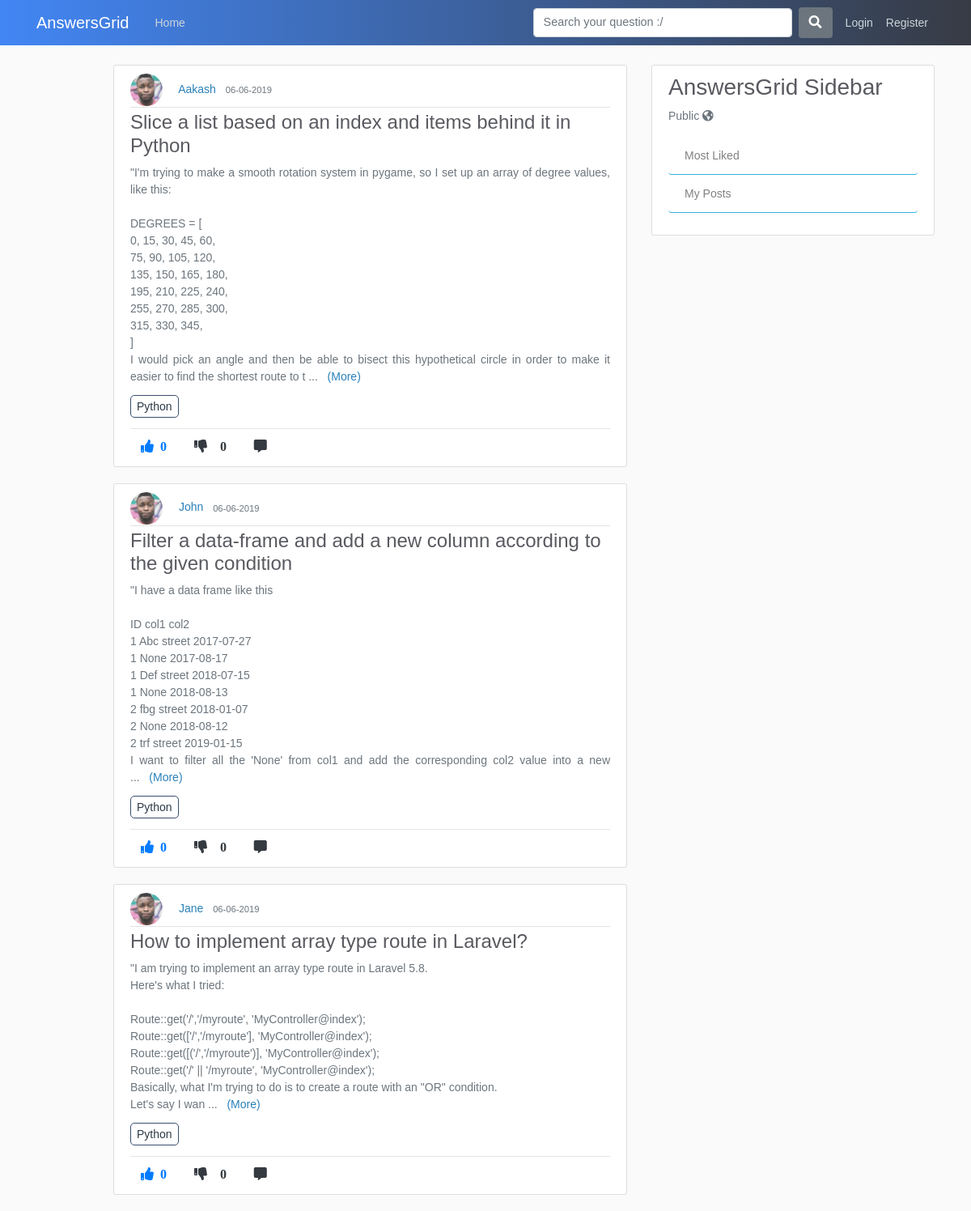
Page /tags/Python on the committed database.
### application/models.py (models this page shows, shortened)
class tagposts(db.Model):
    id = db.Column(db.Integer, primary_key=True, nullable=False)
    post_id = db.Column(db.Integer, db.ForeignKey('post.id'), nullable=False)
    tag_id = db.Column(db.Integer, db.ForeignKey('tags.tag_id'), nullable=False)

class User(db.Model, UserMixin):
    id = db.Column(db.Integer, primary_key=True)
    username = db.Column(db.String(20), unique=True, nullable=False)
    email = db.Column(db.String(120), unique=True, nullable=False)
    image_file = db.Column(db.String(20), nullable=False, default='default.jpg')
    password = db.Column(db.String(60), nullable=False)
    posts = db.relationship('Post', backref='author', lazy=True)
    answers = db.relationship('Answer', backref="author", lazy=True)
    comments = db.relationship('Comment', backref='author', lazy=True)
    answercomments = db.relationship('AnswerComment', backref='author', lazy=True)
    favourites = db.relationship('Favourite', backref='author', lazy=True)

class Post(db.Model):
    id = db.Column(db.Integer, primary_key=True)
    title = db.Column(db.String(100), nullable=False)
    content = db.Column(db.Text, nullable=False)
    date_posted = db.Column(db.DateTime, nullable=False, default=datetime.utcnow)
    like_count = db.Column(db.Integer, nullable=False, default=0)
    dislike_count = db.Column(db.Integer, nullable=False, default=0)
    user_id = db.Column(db.Integer, db.ForeignKey('user.id'), nullable=False)
    comments = db.relationship('Comment', backref='commentOnPost', lazy=True)
    answers = db.relationship('Answer', backref='answerOnPost', lazy=True)
    favourites = db.relationship('Favourite', backref='favour_post', lazy=True)

class Tags(db.Model):
    tag_id = db.Column(db.Integer, primary_key=True, nullable=False)
    tag_title = db.Column(db.String,nullable=False)

### application/routes.py (the view)
@app.route('/tags/<tag_title>')
def tags(tag_title):
    page = request.args.get('page',1,type=int)
    posts = Post.query.order_by(Post.date_posted.desc()).paginate(page=page, per_page=5)
    tag_title = tag_title
    joinedTables = db.session.query(tagposts.post_id,tagposts.tag_id,Tags.tag_title,Post.title,Post.user_id,Post.like_count,Post.content,Post.id,Post.author,Post.date_posted,User.username,User.image_file).join(Tags).join(Post).join(User).all()
    for item in joinedTables:
        if tag_title in item.tag_title:
            print(tag_title, item.post_id, item.title, item.user_id,  item.username, item.image_file)
            return render_template("tags.html", posts=posts, joinedTables=joinedTables, tag_title=tag_title)

### application/templates/tags.html (shortened to what this page needs)
{% extends "layout.html" %}
{% block content %}
      {% for item in joinedTables %}
      {% if tag_title == item.tag_title %}
        <article class="media content-section">
          <div class="media-body">
            <img class="rounded-circle article-img" src="{{ url_for('static', filename='profile_pics/' + item.image_file) }}">
            <a class="mr-2" href="{{ url_for('user_posts', username=item.username) }}">{{ item.username }}</a>
            <small class="text-muted">{{ item.date_posted.strftime('%d-%m-%Y') }}</small>
            <div class="article-metadata">
            </div>
            <h4><a class="article-title" href="{{ url_for('comment_post', post_id=item.id) }}">{{ item.title }}</a></h4>
            <p class="article-content more text-justify text-muted">{{ item.content }}</p>
            <p><a class="article-content tag-style" href="#">{{ item.tag_title }}</a></p><hr>
            <div class="footRow">
                {%  if current_user.is_authenticated %}
                  <a><i class="fas fa-thumbs-up mr-1 btn upvote" id="/vote/{{item.id}}/{{current_user.id}}" onclick="contentDisp(this);">  {{ item.like_count }} </i></a>
                  <a><i class="fas fa-thumbs-down mr-1 btn upvote" id="/downvote/{{item.id}}/{{current_user.id}}" onclick="contentDisp(this);" >  {{ item.dislike_count }} </i></a>
                  <a href="{{url_for('comment_post', post_id=item.id)}}"><i class="fas fa-comment-alt mr-1 btn text-dark"></i></a>
                  <a href="{{url_for('favourite_post', post_id=item.id)}}"><i class="fas fa-heart mr-1 btn"></i></a>
                  <a href="https://twitter.com/share?ref_src=twsrc%5Etfw" class="twitter-share-button" data-show-count="false"></a>
                  {% else %}
                  <a href="{{url_for('login')}}"><i class="fas fa-thumbs-up mr-1 btn text-primary upvote"><span class="ml-2 likes-count">{{ item.like_count }}</span></i></a>
                  <a href="{{url_for('login')}}"><i class="fas fa-thumbs-down mr-1 btn text-dark"><span id="demo" class="ml-3">{{ item.like_count }}</i></a>
                  <a href="{{url_for('comment_post', post_id=item.id)}}"><i class="fas fa-comment-alt mr-1 btn text-dark"></i></a>
                {% endif %}
            </div>
          </div>
        </article>
      {% endif %}
      {% endfor %}
{% endblock content %}

### application/static/main.css (style rules this page uses)
body { background: #fafafa; color: #333333; margin-top: 5rem; }
h1, h2, h3, h4, h5, h6 { color: #444444; }
.content-section { background: #ffffff; padding: 10px 20px; border: 1px solid #dddddd; border-radius: 3px; margin-bottom: 20px; }
.article-title { color: #444444; }
.article-content { white-space: pre-line; }
.article-img { height: 40px; width: 40px; margin-right: 16px; }
.article-metadata { padding-bottom: 1px; margin-bottom: 4px; border-bottom: 1px solid #e3e3e3 }

### application/templates/layout.html (style rules this page uses)
body { color: #2e2626; margin-top: 5rem; font-size: 14px; font-weight: unset; line-height: 1.5; font-family: Arial; }
img { display: inline; }
.footRow { margin-top: -10px; }
.tag-style { margin-right: 3px; border: 1px solid #3a4e70; padding: 5px 7px; border-radius: 5px; color: #2C3A47 }
a { color: #2980b9; }
.fa-thumbs-up { color: #4286f4; }
.fa-thumbs-down { color: #f1545b }
h4,h3 { color: #595a60; }
.article-title { color: #595a60; }

### rows in the picture
tagposts: image_file (placeholder picture), username "Aakash", date_posted "06-06-2019", title "Slice a list based on an index and items behind it in Python", content "\"I'm trying to make a smooth rotation system in pygame, so I set up an array of degree values, like this: DEGREES = [ 0, 15, 30, 45, 60, 75, 90, 105, 120, 135, 150, 165, 180, 195, 210, 225, 240, 255, 270, 285, 300, 315, 330, 345, ] I would pick an angle and then be able to bisect this hypothetical circle in order to make it easier to find the shortest route to t", tag_title "Python", like_count "0"
tagposts: image_file (placeholder picture), username "John", date_posted "06-06-2019", title "Filter a data-frame and add a new column according to the given condition", content "\"I have a data frame like this ID col1 col2 1 Abc street 2017-07-27 1 None 2017-08-17 1 Def street 2018-07-15 1 None 2018-08-13 2 fbg street 2018-01-07 2 None 2018-08-12 2 trf street 2019-01-15 I want to filter all the 'None' from col1 and add the corresponding col2 value into a new", tag_title "Python", like_count "0"
tagposts: image_file (placeholder picture), username "Jane", date_posted "06-06-2019", title "How to implement array type route in Laravel?", content "\"I am trying to implement an array type route in Laravel 5.8. Here's what I tried: Route::get('/','/myroute', 'MyController@index'); Route::get(['/','/myroute'], 'MyController@index'); Route::get([('/','/myroute')], 'MyController@index'); Route::get('/' || '/myroute', 'MyController@index'); Basically, what I'm trying to do is to create a route with an \"OR\" condition. Let's say I wan", tag_title "Python", like_count "0"
